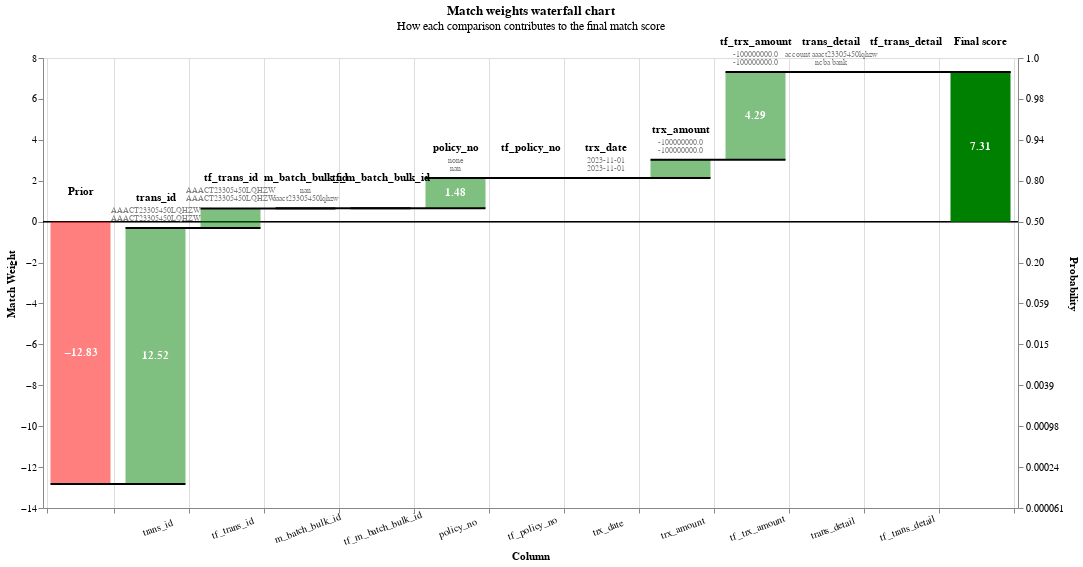

The notebook cell this image was saved under:
### Code cell
#records_to_view = df_predictions.as_record_dict(limit=5)
records_to_view = df_predictions.to_dict(orient='records')[:5]  # Convert DataFrame to a list of dictionaries#
linker_detailed.visualisations.waterfall_chart(records_to_view, filter_nulls=False)
